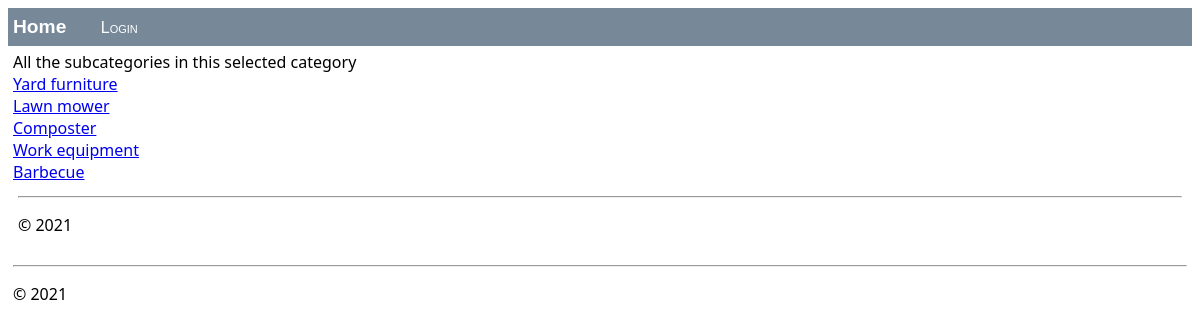
/yard-tools/, run on the app's committed database.
### webstore/models.py (models this page shows, shortened)
class SubCategory(models.Model):
    subCategoryID = models.BigAutoField(primary_key=True, unique=True)
    categoryID = models.ForeignKey(Category, on_delete=models.CASCADE)
    name = models.CharField(max_length=300)
    urlName = models.CharField(max_length=300, default="defaultValue")

### webstore/views/views.py (the view)
# urls.py: path("yard-tools/", views.products, name="yard-tools"),
def products(request):
    if("subcategory" in request.GET.keys()):
        fillProducts(request)
        return render(request, "webstore/subcategory.html", products_dict)
    elif("product" in request.GET.keys()):
        fillProduct(request.GET["product"])
        return render(request, "webstore/product.html", product_dict)
    else:
        if(request.path == "/household-appliances/"):
            return render(request, "webstore/categories/household-appliances.html",subCategories_dict)
        elif(request.path == "/fashion/"):
            return render(request, "webstore/categories/fashion.html", subCategories_dict)
        elif(request.path == "/fitness/"):
            return render(request, "webstore/categories/fitness.html", subCategories_dict)
        elif(request.path == "/yard-tools/"):
            return render(request, "webstore/categories/yard-tools.html", subCategories_dict)
        elif(request.path == "/audio-video/"):
            return render(request, "webstore/categories/audio-video.html", subCategories_dict)
        return render(request, "webstore/categories/products.html", subCategories_dict)

### webstore/templates/webstore/categories/yard-tools.html (shortened to what this page needs)
{% extends "webstore/layout.html" %}
{% block content %}
<div>All the subcategories in this selected category</div>
{% for subCategory in yard %}
    <div><a href={{subCategory.urlName}}>{{subCategory.name}}</a></div>
{% endfor %}
{% include "webstore/footer.html" %}
{% endblock %}

### data on the page
SubCategory: name "Yard furniture"
SubCategory: name "Lawn mower"
SubCategory: name "Composter"
SubCategory: name "Work equipment"
SubCategory: name "Barbecue"
